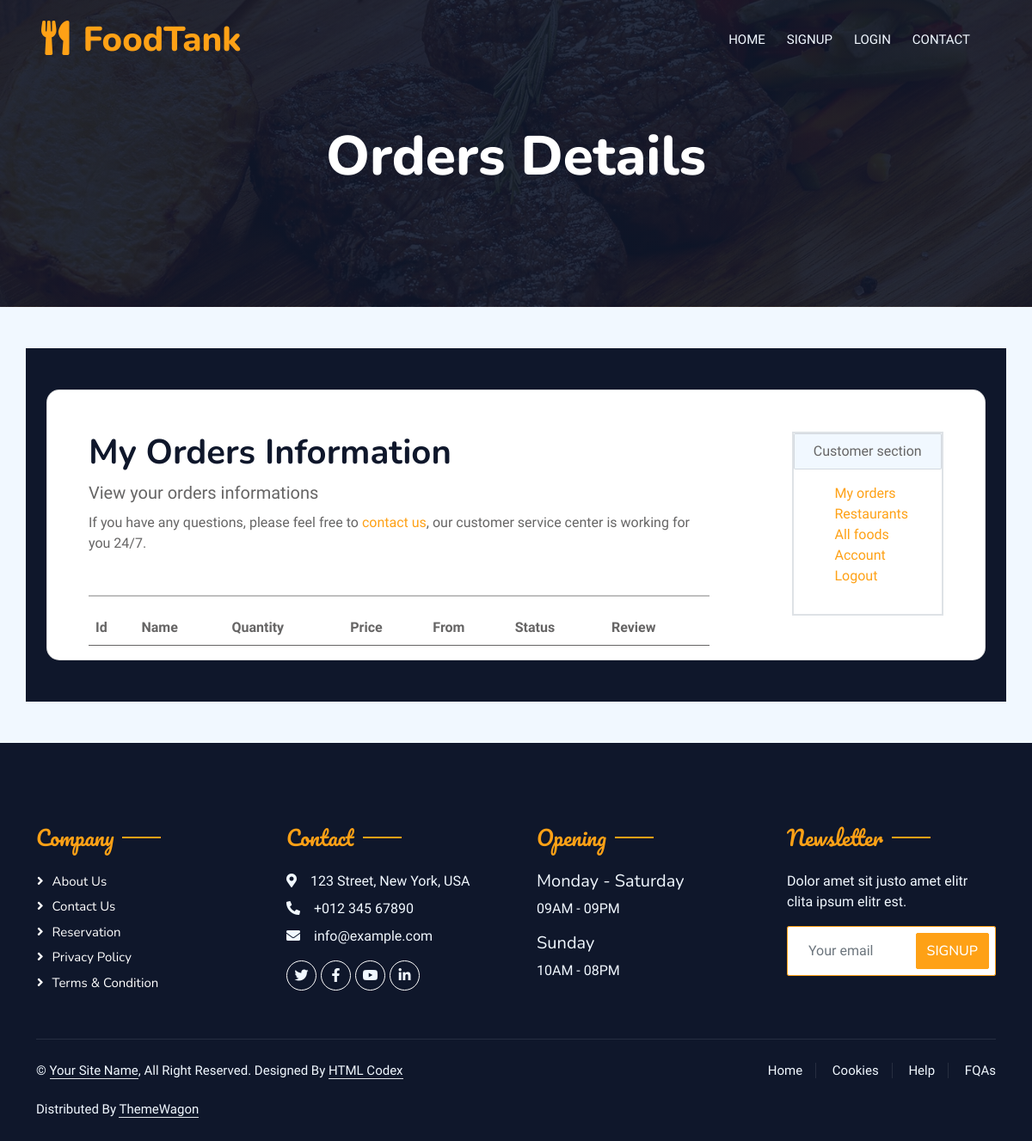
/orderInfo/9, run on an earlier commit of the app's database.
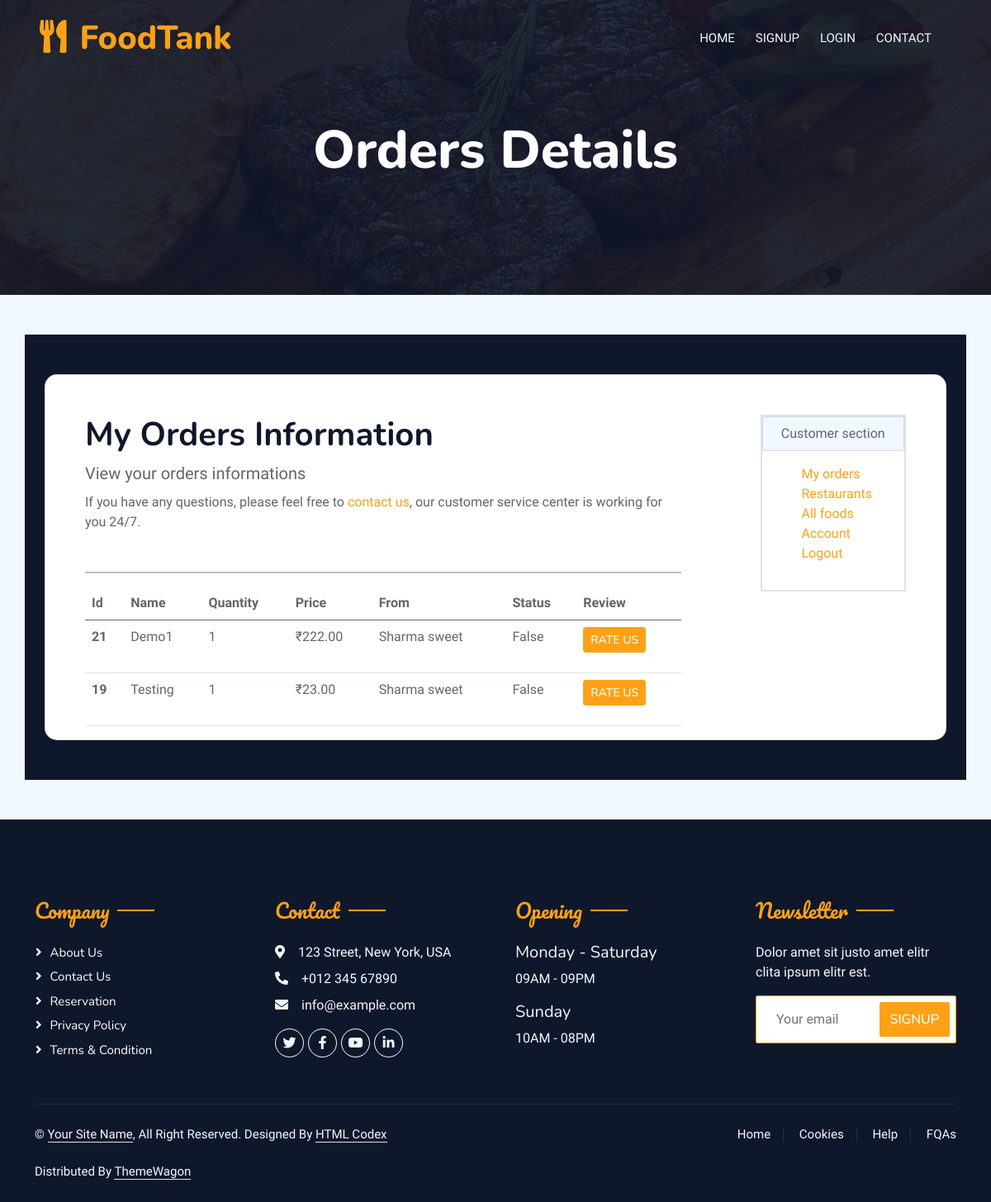
And on a later commit of the database.
### order/models.py (models this page shows, shortened)
class OrderItem(models.Model):
    item = models.ForeignKey(Menu, on_delete=models.CASCADE)
    order = models.ForeignKey(Order, on_delete=models.CASCADE)
    quantity = models.PositiveIntegerField()

class Order(models.Model):
    order_id = models.AutoField(primary_key=True)
    user = models.ForeignKey(User, on_delete=models.CASCADE,
                        limit_choices_to={'user_type':'Customer'})
    restaurant = models.ForeignKey(Restaurant, on_delete=models.CASCADE)
    is_confirmed = models.BooleanField(default=False)
    estimated_time = models.DateTimeField(blank=True, null=True)
    driver = models.ForeignKey(Driver, on_delete=models.SET_NULL, null=True, blank=True)
    transaction_id = models.CharField(max_length=255, null=True, blank=True)
    total_bill = models.IntegerField(blank=True, null=True)
    payment_method = models.CharField(max_length=255, blank=True, null=True, choices=payment_choices)
    order_date = models.DateTimeField(auto_now_add=True, blank=True, null=True)

### menu/models.py (models this page shows, shortened)
class Menu(models.Model):
    restaurant = models.ForeignKey(Restaurant, on_delete=models.CASCADE)  # ForeignKey to Restaurant
    name = models.CharField(max_length=255)
    description = models.TextField()
    type = models.CharField(max_length=255)
    price = models.DecimalField(max_digits=10, decimal_places=2)
    available = models.BooleanField(blank=True, default=True)
    cuisine = models.CharField(max_length=255, blank=True)
    img1 = models.ImageField(upload_to='menu_images/', null=True, blank=True)

### restaurant/models.py (models this page shows)
class Restaurant(models.Model):
    user = models.ForeignKey(User, on_delete=models.CASCADE,
                    limit_choices_to={'user_type': 'Foodprovider'})  # ForeignKey to User
    name = models.CharField(max_length=255)
    city = models.CharField(max_length=255)
    address = models.TextField()
    mobile = models.CharField(max_length=15)
    desc = models.TextField(blank=True, null=True)
    is_verified = models.BooleanField(default=False)
    veg_or_nonveg = models.CharField(max_length=255, choices=VEG_OR_NONVEG_CHOICES)
    no_of_chefs = models.PositiveIntegerField()
    start_date = models.DateField(blank=True, null=True)
    img1 = models.ImageField(upload_to='restaurant_images/', null=True, blank=True)
    img2 = models.ImageField(upload_to='restaurant_images/', null=True, blank=True)
    img3 = models.ImageField(upload_to='restaurant_images/', null=True, blank=True)
    img4 = models.ImageField(upload_to='restaurant_images/', null=True, blank=True)
    def __str__(self):
        return self.name

### user/views.py (the view)
# urls.py: path("orderInfo/<int:id>", views.orderInfo, name="orderInfo"),
def orderInfo(request, id):
    myOrders = OrderItem.objects.filter(order__order_id=id)
    context = {
        'myOrders' : myOrders
    }
    return render(request, 'account/orderInfo.html', context)

### templates/account/orderInfo.html (shortened to what the changed rows need)
{% extends '../base.html' %}
{% block content %}
{% load static %}
{% load sweetify %}
<div class="container-xxl position-relative p-0">
        {% include 'navbar.html' %}
    <div class="container-xxl py-5 bg-dark hero-header mb-5">
        <div class="container text-center my-5 pt-5 pb-4">
            <h1 class="display-3 text-white mb-3 animated slideInDown">Orders Details</h1>
        </div>
    </div>
</div>
<section class="container h-100 h-custom" style="background-color: #0F172B;">
    <div class="container py-5 h-100">
        <div class="row d-flex justify-content-center align-items-center h-100">
            <div class="col-12">
                <div class="card card-registration card-registration-2" style="border-radius: 15px;">
                    <div class="card-body p-0">
                        <div class="row g-0">
                            <div class="col-lg-9">
                                <div class="mx-5 mt-5">
                                    <div class="mb-5">
                                        <h1 class="fw-bold mb-0 text-black">My Orders Information</h1>
                                    </div>
                                    <table class="table">
                                        <thead>
                                          <tr>
                                            <th scope="col">Id</th>
                                            <th scope="col">Name</th>
                                            <th scope="col">Quantity</th>
                                            <th scope="col">Price</th>
                                            <th scope="col">From</th>
                                            <th scope="col">Status</th>
                                            <th scope="col">Review</th>
                                          </tr>
                                        </thead>
                                        <tbody>
                                          {% for data in myOrders %}
                                            <tr>
                                                <th scope="row">{{data.item_id}}</th>
                                                <td scope="row">{{data.item.name}}</td>
                                                <td scope="row">{{data.quantity}}</td>
                                                <td scope="row">₹{{data.item.price}}</td>
                                                <td scope="row">{{data.order.restaurant}}</td>
                                                <td scope="row">{{data.order.is_confirmed}}</td>
                                                <td>
                                                    <p class="btn btn-primary btn-sm openForm" itemId="{{data.item_id}}">rate us</p>
                                                </td>
                                            </tr>
                                          {% endfor %}
                                        </tbody>
                                      </table>
                                </div>
                            </div>
                        </div>
                    </div>
                </div>
            </div>
        </div>
    </div>
</section>
{% endblock content %}

What changed in the data, as far as the page shows it:
added OrderItem: item_id "21", item.name "Demo1", quantity "1", item.price "222.00", order.restaurant "Sharma sweet", order.is_confirmed "False"
added OrderItem: item_id "19", item.name "Testing", quantity "1", item.price "23.00", order.restaurant "Sharma sweet", order.is_confirmed "False"
